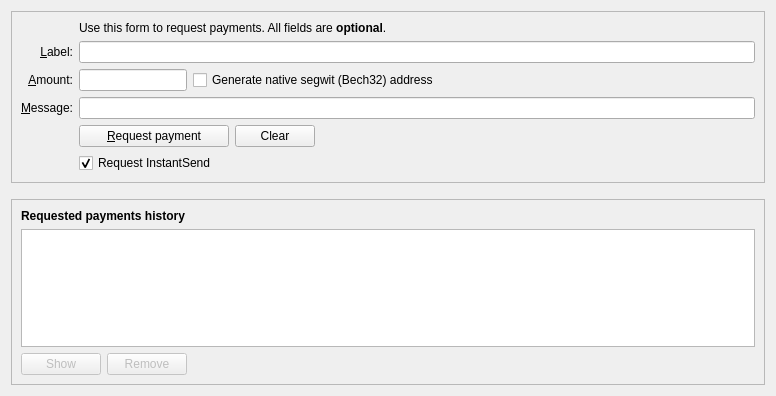
<?xml version="1.0" encoding="UTF-8"?>
<ui version="4.0">
 <class>ReceiveCoinsDialog</class>
 <widget class="QWidget" name="ReceiveCoinsDialog">
  <property name="geometry">
   <rect>
    <x>0</x>
    <y>0</y>
    <width>776</width>
    <height>396</height>
   </rect>
  </property>
  <layout class="QVBoxLayout" name="verticalLayout" stretch="0,0,1">
   <item>
    <widget class="QFrame" name="frame2">
     <property name="sizePolicy">
      <sizepolicy hsizetype="Preferred" vsizetype="Expanding">
       <horstretch>0</horstretch>
       <verstretch>0</verstretch>
      </sizepolicy>
     </property>
     <property name="frameShape">
      <enum>QFrame::StyledPanel</enum>
     </property>
     <property name="frameShadow">
      <enum>QFrame::Sunken</enum>
     </property>
     <layout class="QVBoxLayout" name="verticalLayout_3">
      <item>
       <layout class="QGridLayout" name="gridLayout">
        <item row="5" column="0">
         <widget class="QLabel" name="label">
          <property name="toolTip">
           <string>An optional amount to request. Leave this empty or zero to not request a specific amount.</string>
          </property>
          <property name="text">
           <string>&amp;Amount:</string>
          </property>
          <property name="alignment">
           <set>Qt::AlignRight|Qt::AlignTrailing|Qt::AlignVCenter</set>
          </property>
          <property name="buddy">
           <cstring>reqAmount</cstring>
          </property>
         </widget>
        </item>
        <item row="6" column="0">
         <widget class="QLabel" name="label_3">
          <property name="toolTip">
           <string>An optional message to attach to the payment request, which will be displayed when the request is opened. Note: The message will not be sent with the payment over the SIN network.</string>
          </property>
          <property name="text">
           <string>&amp;Message:</string>
          </property>
          <property name="alignment">
           <set>Qt::AlignRight|Qt::AlignTrailing|Qt::AlignVCenter</set>
          </property>
          <property name="buddy">
           <cstring>reqMessage</cstring>
          </property>
         </widget>
        </item>
        <item row="4" column="2">
         <widget class="QLineEdit" name="reqLabel">
          <property name="toolTip">
           <string>An optional label to associate with the new receiving address.</string>
          </property>
         </widget>
        </item>
        <item row="2" column="2">
         <widget class="QLabel" name="label_5">
          <property name="text">
           <string>Use this form to request payments. All fields are &lt;b&gt;optional&lt;/b&gt;.</string>
          </property>
         </widget>
        </item>
        <item row="4" column="0">
         <widget class="QLabel" name="label_2">
          <property name="toolTip">
           <string>An optional label to associate with the new receiving address.</string>
          </property>
          <property name="text">
           <string>&amp;Label:</string>
          </property>
          <property name="alignment">
           <set>Qt::AlignRight|Qt::AlignTrailing|Qt::AlignVCenter</set>
          </property>
          <property name="buddy">
           <cstring>reqLabel</cstring>
          </property>
         </widget>
        </item>
        <item row="6" column="2">
         <widget class="QLineEdit" name="reqMessage">
          <property name="toolTip">
           <string>An optional message to attach to the payment request, which will be displayed when the request is opened. Note: The message will not be sent with the payment over the SIN network.</string>
          </property>
         </widget>
        </item>
        <item row="7" column="2">
         <layout class="QHBoxLayout" name="horizontalLayout">
          <item>
           <widget class="QPushButton" name="receiveButton">
            <property name="minimumSize">
             <size>
              <width>150</width>
              <height>0</height>
             </size>
            </property>
            <property name="text">
             <string>&amp;Request payment</string>
            </property>
            <property name="icon">
             <iconset resource="../sin.qrc">
              <normaloff>:/icons/receiving_addresses</normaloff>:/icons/receiving_addresses</iconset>
            </property>
           </widget>
          </item>
          <item>
           <widget class="QPushButton" name="clearButton">
            <property name="sizePolicy">
             <sizepolicy hsizetype="Minimum" vsizetype="Fixed">
              <horstretch>0</horstretch>
              <verstretch>0</verstretch>
             </sizepolicy>
            </property>
            <property name="toolTip">
             <string>Clear all fields of the form.</string>
            </property>
            <property name="text">
             <string>Clear</string>
            </property>
            <property name="icon">
             <iconset resource="../sin.qrc">
              <normaloff>:/icons/remove</normaloff>:/icons/remove</iconset>
            </property>
            <property name="autoDefault">
             <bool>false</bool>
            </property>
           </widget>
          </item>
          <item>
           <spacer name="horizontalSpacer">
            <property name="orientation">
             <enum>Qt::Horizontal</enum>
            </property>
            <property name="sizeHint" stdset="0">
             <size>
              <width>40</width>
              <height>20</height>
             </size>
            </property>
           </spacer>
          </item>
         </layout>
        </item>
        <item row="7" column="0">
         <widget class="QLabel" name="label_7">
          <property name="text">
           <string/>
          </property>
         </widget>
        </item>
        <item row="8" column="2">
         <widget class="QCheckBox" name="checkUseInstantSend">
          <property name="text">
           <string>Request InstantSend</string>
          </property>
          <property name="checked">
           <bool>true</bool>
          </property>
         </widget>
        </item>
        <item row="5" column="2">
         <layout class="QHBoxLayout" name="horizontalLayout_6">
          <item>
           <widget class="SINAmountField" name="reqAmount">
            <property name="sizePolicy">
             <sizepolicy hsizetype="Fixed" vsizetype="Fixed">
              <horstretch>0</horstretch>
              <verstretch>0</verstretch>
             </sizepolicy>
            </property>
            <property name="minimumSize">
             <size>
              <width>80</width>
              <height>0</height>
             </size>
            </property>
            <property name="maximumSize">
             <size>
              <width>1000</width>
              <height>100</height>
             </size>
            </property>
            <property name="toolTip">
             <string>An optional amount to request. Leave this empty or zero to not request a specific amount.</string>
            </property>
           </widget>
          </item>
          <item>
           <widget class="QCheckBox" name="useBech32">
            <property name="sizePolicy">
             <sizepolicy hsizetype="Fixed" vsizetype="Fixed">
              <horstretch>0</horstretch>
              <verstretch>0</verstretch>
             </sizepolicy>
            </property>
            <property name="maximumSize">
             <size>
              <width>1000</width>
              <height>16777215</height>
             </size>
            </property>
            <property name="focusPolicy">
             <enum>Qt::StrongFocus</enum>
            </property>
            <property name="toolTip">
             <string>Native segwit addresses (aka Bech32 or BIP-173) reduce your transaction fees later on and offer better protection against typos, but old wallets don't support them. When unchecked, an address compatible with older wallets will be created instead.</string>
            </property>
            <property name="text">
             <string>Generate native segwit (Bech32) address</string>
            </property>
           </widget>
          </item>
          <item>
           <spacer name="horizontalSpacer_3">
            <property name="orientation">
             <enum>Qt::Horizontal</enum>
            </property>
            <property name="sizeHint" stdset="0">
             <size>
              <width>0</width>
              <height>0</height>
             </size>
            </property>
           </spacer>
          </item>
         </layout>
        </item>
       </layout>
      </item>
     </layout>
    </widget>
   </item>
   <item>
    <spacer name="verticalSpacer_2">
     <property name="orientation">
      <enum>Qt::Vertical</enum>
     </property>
     <property name="sizeHint" stdset="0">
      <size>
       <width>20</width>
       <height>10</height>
      </size>
     </property>
    </spacer>
   </item>
   <item>
    <widget class="QFrame" name="frame">
     <property name="sizePolicy">
      <sizepolicy hsizetype="Preferred" vsizetype="Expanding">
       <horstretch>0</horstretch>
       <verstretch>0</verstretch>
      </sizepolicy>
     </property>
     <property name="frameShape">
      <enum>QFrame::StyledPanel</enum>
     </property>
     <property name="frameShadow">
      <enum>QFrame::Raised</enum>
     </property>
     <layout class="QVBoxLayout" name="verticalLayout_2">
      <item>
       <widget class="QLabel" name="label_6">
        <property name="font">
         <font>
          <weight>75</weight>
          <bold>true</bold>
         </font>
        </property>
        <property name="text">
         <string>Requested payments history</string>
        </property>
       </widget>
      </item>
      <item>
       <widget class="QTableView" name="recentRequestsView">
        <property name="contextMenuPolicy">
         <enum>Qt::CustomContextMenu</enum>
        </property>
        <property name="tabKeyNavigation">
         <bool>false</bool>
        </property>
        <property name="sortingEnabled">
         <bool>true</bool>
        </property>
       </widget>
      </item>
      <item>
       <layout class="QHBoxLayout" name="horizontalLayout_2">
        <item>
         <widget class="QPushButton" name="showRequestButton">
          <property name="enabled">
           <bool>false</bool>
          </property>
          <property name="toolTip">
           <string>Show the selected request (does the same as double clicking an entry)</string>
          </property>
          <property name="text">
           <string>Show</string>
          </property>
          <property name="icon">
           <iconset resource="../sin.qrc">
            <normaloff>:/icons/edit</normaloff>:/icons/edit</iconset>
          </property>
          <property name="autoDefault">
           <bool>false</bool>
          </property>
         </widget>
        </item>
        <item>
         <widget class="QPushButton" name="removeRequestButton">
          <property name="enabled">
           <bool>false</bool>
          </property>
          <property name="toolTip">
           <string>Remove the selected entries from the list</string>
          </property>
          <property name="text">
           <string>Remove</string>
          </property>
          <property name="icon">
           <iconset resource="../sin.qrc">
            <normaloff>:/icons/remove</normaloff>:/icons/remove</iconset>
          </property>
          <property name="autoDefault">
           <bool>false</bool>
          </property>
         </widget>
        </item>
        <item>
         <spacer name="horizontalSpacer_2">
          <property name="orientation">
           <enum>Qt::Horizontal</enum>
          </property>
          <property name="sizeHint" stdset="0">
           <size>
            <width>40</width>
            <height>20</height>
           </size>
          </property>
         </spacer>
        </item>
       </layout>
      </item>
     </layout>
    </widget>
   </item>
  </layout>
 </widget>
 <customwidgets>
  <customwidget>
   <class>SINAmountField</class>
   <extends>QLineEdit</extends>
   <header>qt/sinamountfield.h</header>
   <container>1</container>
  </customwidget>
 </customwidgets>
 <tabstops>
  <tabstop>reqLabel</tabstop>
  <tabstop>reqAmount</tabstop>
  <tabstop>useBech32</tabstop>
  <tabstop>reqMessage</tabstop>
  <tabstop>receiveButton</tabstop>
  <tabstop>clearButton</tabstop>
  <tabstop>recentRequestsView</tabstop>
  <tabstop>showRequestButton</tabstop>
  <tabstop>removeRequestButton</tabstop>
 </tabstops>
 <resources>
  <include location="../sin.qrc"/>
 </resources>
 <connections/>
</ui>
